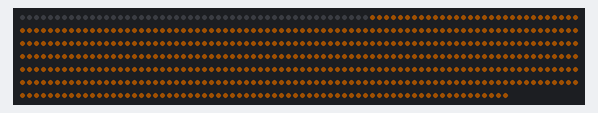
The sketch below on a simulated Arduino Uno, built with avr-gcc and run on an emulated ATmega328P. Shown: 550 RGB LEDs in strip order, left to right, continuing on the next row. Dim RGB values are drawn brighter than linear.

Above: at 0.1 s.

The sketch:

studylight.ino
```cpp
#include <Adafruit_NeoPixel.h>

#define PIN 6

#define NUMPIXELS 550

Adafruit_NeoPixel pixels = Adafruit_NeoPixel(NUMPIXELS, PIN, NEO_GRB + NEO_KHZ800);


void setup() {
  //create serial communication at 9600 baud rate
  pixels.begin();
}

void loop() {
        for(int i=50; i<NUMPIXELS; i++) {
          pixels.setPixelColor(i, pixels.Color(30, 15, 0));
        }
        pixels.show();
}
```
